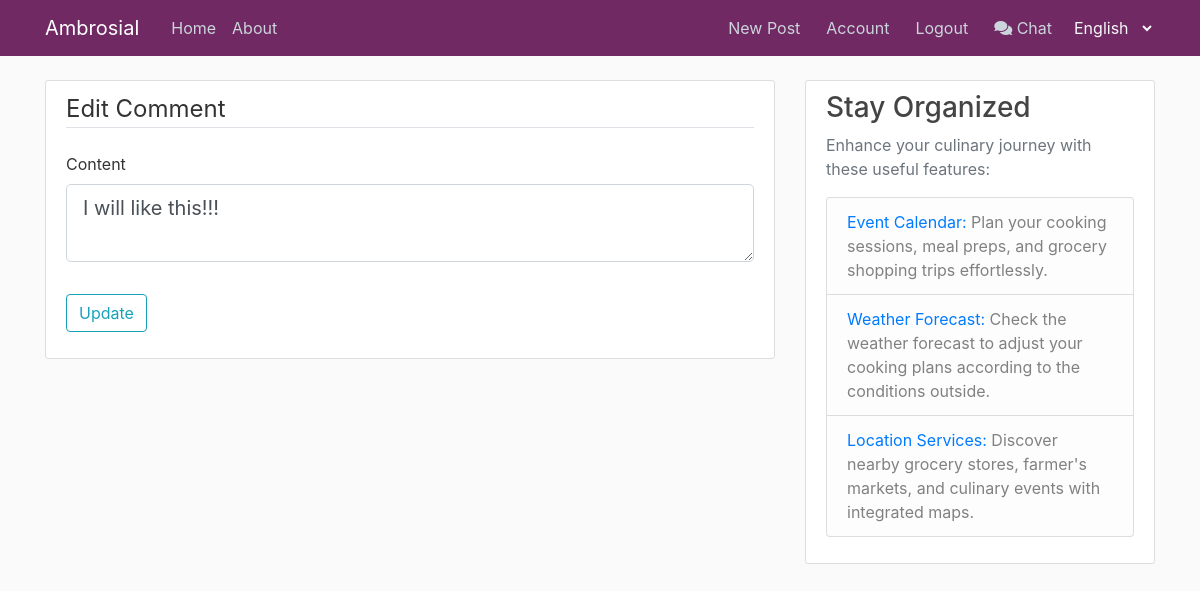
The page /comment/1/edit (signed in) on the database as committed earlier.
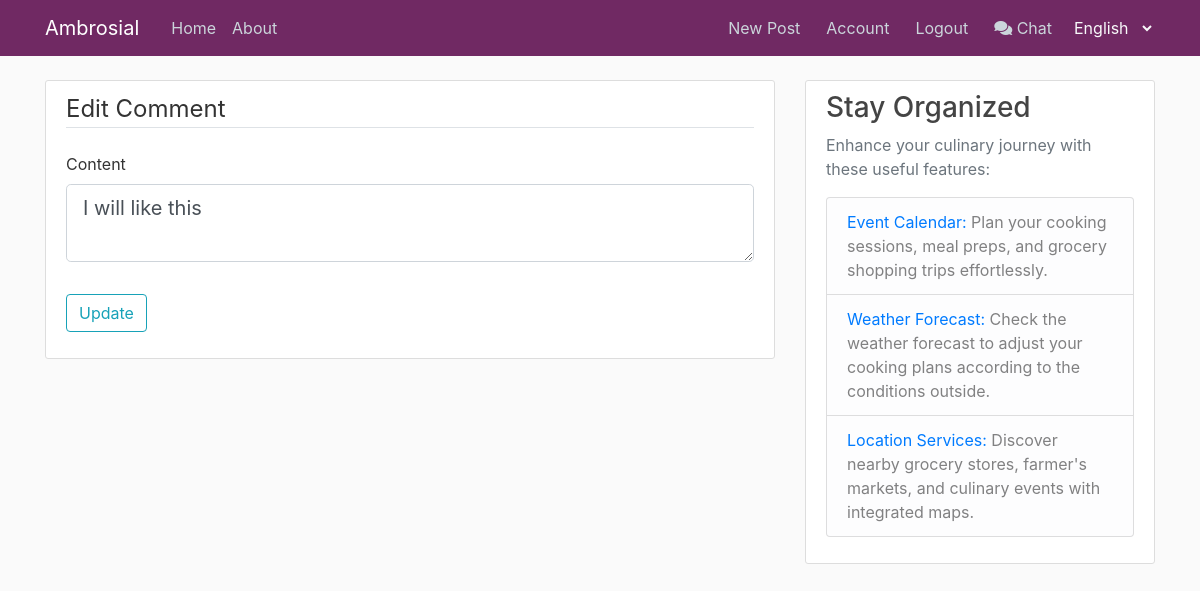
The same page on the database as committed later.
### flask_ambrosial/models.py (models this page shows, shortened)
class Comment(db.Model):
    id = db.Column(db.Integer, primary_key=True)
    content = db.Column(db.String(200), nullable=False)
    date_posted = db.Column(
        db.DateTime, nullable=False, default=datetime.utcnow
    )
    user_id = db.Column(db.Integer, db.ForeignKey('user.id'), nullable=False)
    post_id = db.Column(db.Integer, db.ForeignKey('post.id'), nullable=False)
    parent_id = db.Column(
        db.Integer, db.ForeignKey('comment.id'), nullable=True
    )
    replies = db.relationship(
        'Comment', backref=db.backref('parent', remote_side=[id]),
        lazy=True, cascade="all, delete-orphan"
    )

### flask_ambrosial/posts/routes.py (the view)
@posts.route("/comment/<int:comment_id>/edit", methods=['GET', 'POST'])
@login_required
def edit_comment(comment_id):
    comment = Comment.query.get_or_404(comment_id)
    if comment.author != current_user:
        abort(403)
    form = CommentForm()
    if form.validate_on_submit():
        comment.content = form.content.data
        db.session.commit()
        flash('Your comment has been updated', 'success')
        return redirect(url_for('posts.post', post_id=comment.post_id))
    elif request.method == 'GET':
        form.content.data = comment.content
    return render_template(
        'edit_comment.html', title='Edit Comment', form=form,
        legend='Edit Comment'
    )

### flask_ambrosial/posts/forms.py
class CommentForm(FlaskForm):
    content = TextAreaField('Content', validators=[DataRequired()])
    submit = SubmitField('Comment')

### flask_ambrosial/__init__.py (called while the page is built)
def get_locale():
    if 'lang' in request.args:
        lang = request.args.get('lang')
        if lang in current_app.config['LANGUAGES']:
            session['lang'] = lang
            return lang
    return session.get(
        'lang',
        request.accept_languages.best_match(current_app.config['LANGUAGES'])
    )

### flask_ambrosial/models.py (called while the page is built)
@login_manager.user_loader
def load_user(user_id):
    return User.query.get(int(user_id))

### flask_ambrosial/templates/edit_comment.html (shortened to what this page needs)
{% extends "layout.html" %}
{% block content %}
    <div class="content-section">
        <form method="POST">
            <fieldset class="form-group">
                <legend class="border-bottom mb-4">{{ _(legend) }}</legend>
                <div class="form-group">
                    {{ form.content.label(class="form-control-label") }}
                    {{ form.content(class="form-control form-control-lg") }}
                </div>
            </fieldset>
            <div class="form-group">
                <button class="btn btn-outline-info" type="submit">{{ _('Update') }}</button>
            </div>
        </form>
    </div>
{% endblock content %}

Rows that differ between the two databases and show on the page:
changed Comment: content "I will like this!!!" → "I will like this"
